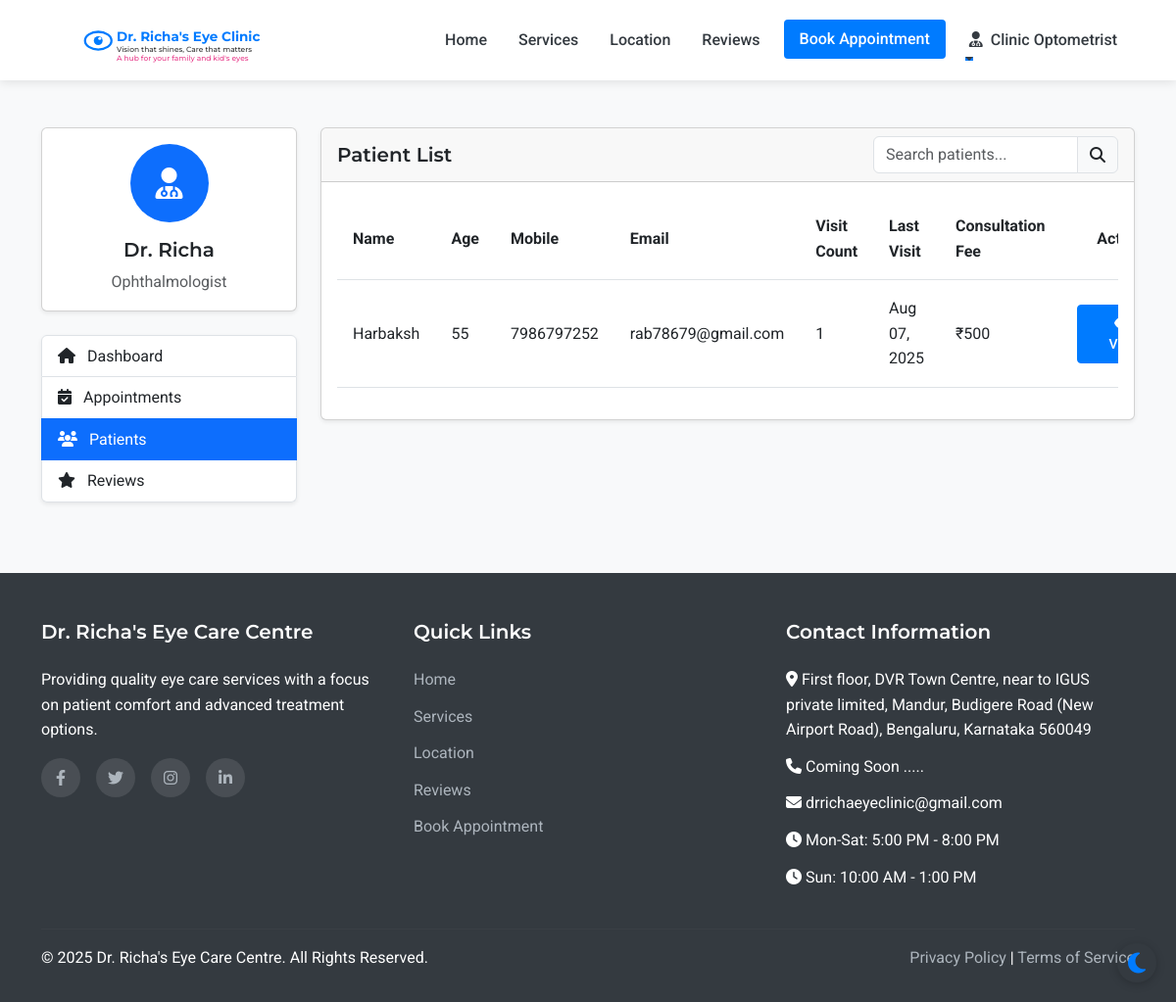
The app's page /admin/patients (signed in), older data.
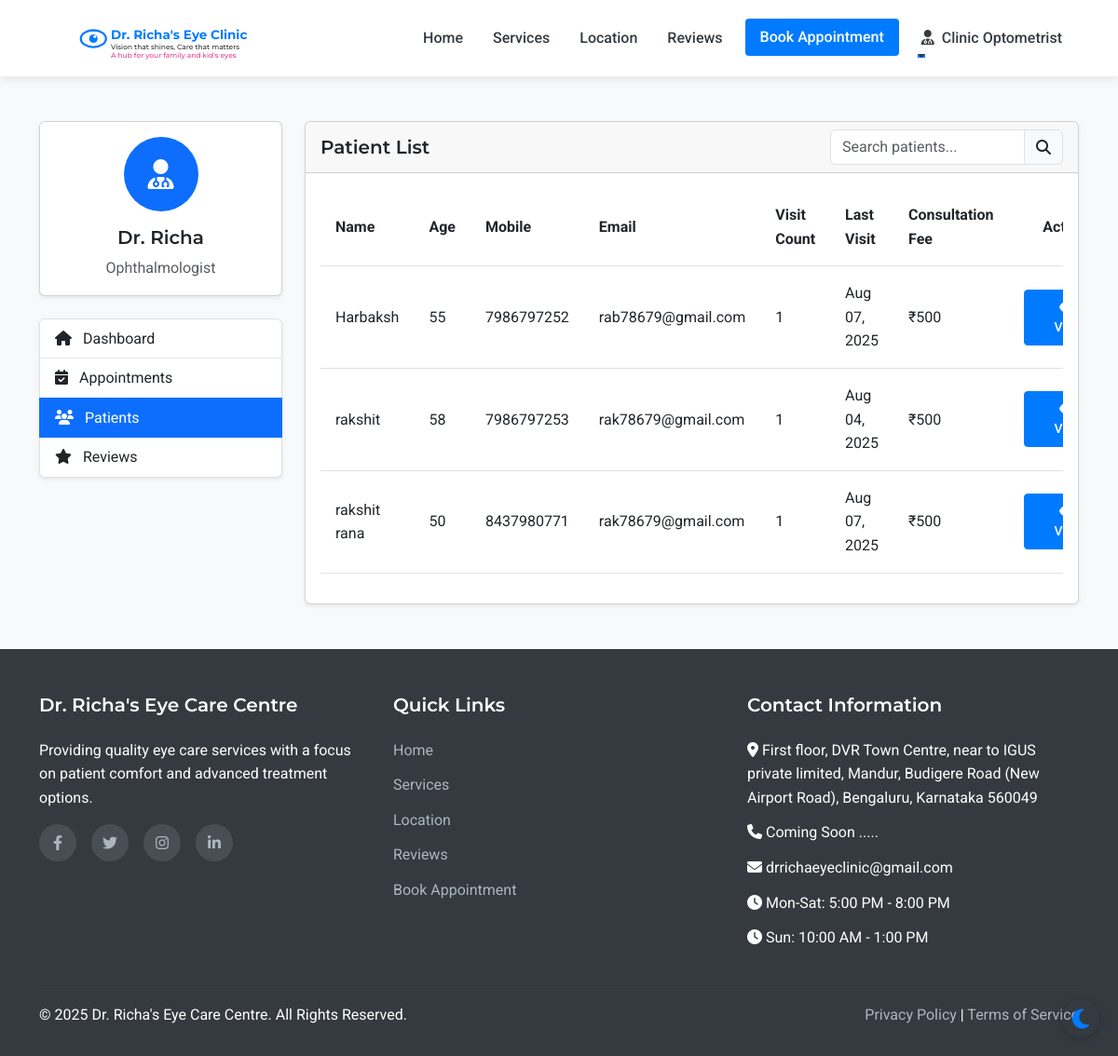
The same page, newer data.
### models.py (models this page shows, shortened)
class Patient(UserMixin, db.Model):
    id = db.Column(db.Integer, primary_key=True)
    full_name = db.Column(db.String(100), nullable=False)
    mobile_number = db.Column(db.String(15), nullable=False)
    email = db.Column(db.String(100), nullable=True)
    age = db.Column(db.Integer, nullable=False)
    sex = db.Column(db.String(10), nullable=True)
    password_hash = db.Column(db.String(256), nullable=True)
    is_registered = db.Column(db.Boolean, default=False)
    created_at = db.Column(db.DateTime, nullable=False, default=datetime.utcnow)
    appointments = db.relationship('Appointment', backref='patient', lazy=True)
    doctor_prescriptions = db.relationship('DoctorPrescription', backref='patient', lazy=True)
    optometrist_prescriptions = db.relationship('OptometristPrescription', backref='patient', lazy=True)

class Appointment(db.Model):
    id = db.Column(db.Integer, primary_key=True)
    patient_id = db.Column(db.Integer, db.ForeignKey('patient.id'), nullable=False)
    appointment_date = db.Column(db.Date, nullable=False)
    appointment_time = db.Column(db.Time, nullable=False)
    primary_issue = db.Column(db.Text, nullable=True)
    referral_info = db.Column(db.String(255), nullable=True)
    status = db.Column(db.String(20), default='scheduled')  # scheduled, completed, cancelled
    created_at = db.Column(db.DateTime, default=datetime.utcnow)
    consultation_fee = db.Column(db.Float, nullable=False, default=500.0)
    payment_status = db.Column(db.String(20), default='pending')  # pending, paid

### routes.py (the view)
@app.route('/admin/patients')
@login_required
def admin_patients():
    if not (isinstance(current_user, Admin) or isinstance(current_user, Doctor) or isinstance(current_user, Assistant)):
        flash('Access denied. Staff privileges required.', 'danger')
        return redirect(url_for('index'))
    patients = Patient.query.order_by(Patient.full_name).all()
    return render_template('admin/patients.html', patients=patients)

### app.py (called while the page is built)
@login_manager.user_loader
def load_user(user_id):
    from models import Doctor, Assistant, Admin, Patient
    try:
        if user_id.startswith('doctor_'):
            return Doctor.query.get(int(user_id.split('_')[1]))
        elif user_id.startswith('assistant_'):
            return Assistant.query.get(int(user_id.split('_')[1]))
        elif user_id.startswith('admin_'):
            return Admin.query.get(int(user_id.split('_')[1]))
        else:
            return Patient.query.get(int(user_id))
    except (ValueError, AttributeError):
        return None

### routes.py (called while the page is built)
@app.context_processor
def inject_now():
    return {'now': datetime.now()}

### templates/admin/patients.html (shortened to what the changed rows need)
{% extends 'layout.html' %}
{% block content %}
<section class="py-5 bg-light">
    <div class="container">
        <div class="row">
            <div class="col-lg-9">
                <div class="card shadow-sm">
                    <div class="card-body">
                        <div class="table-responsive">
                            <table class="table table-hover" id="patientsTable">
                                <thead>
                                    <tr>
                                        <th>Name</th>
                                        <th>Age</th>
                                        <th>Mobile</th>
                                        <th>Email</th>
                                        <th>Visit Count</th>
                                        <th>Last Visit</th>
                                        <th>Consultation Fee</th>
                                        <th class="text-center">Actions</th>
                                    </tr>
                                </thead>
                                <tbody>
                                    {% for patient in patients %}
                                        <tr>
                                            <td>{{ patient.full_name }}</td>
                                            <td>{{ patient.age }}</td>
                                            <td>{{ patient.mobile_number }}</td>
                                            <td>{{ patient.email }}</td>
                                            <td>{{ patient.appointments|length }}</td>
                                            <td>
                                                {% if patient.appointments %}
                                                    {% set last_appointment = patient.appointments|sort(attribute='appointment_date', reverse=True)|first %}
                                                    {{ last_appointment.appointment_date.strftime('%b %d, %Y') }}
                                                {% else %}
                                                    {{ patient.created_at.strftime('%b %d, %Y') }}
                                                {% endif %}
                                            </td>
                                            <td>₹500</td>
                                            <td>
                                                <a href="{{ url_for('admin_patient_view', patient_id=patient.id) }}" class="btn btn-sm btn-primary">
                                                    <i class="fas fa-eye me-1"></i> View
                                                </a>
                                            </td>
                                        </tr>
                                    {% endfor %}
                                </tbody>
                            </table>
                        </div>
                    </div>
                </div>
            </div>
        </div>
    </div>
</section>
{% endblock %}

Row changes from the older to the newer data that the page shows:
added Patient: full_name "rakshit", age "58", mobile_number "7986797253", email "rak78679@gmail.com", appointments|length "1"
added Appointment: appointment_date "Aug 04, 2025"
added Patient: full_name "rakshit rana", age "50", mobile_number "8437980771", email "rak78679@gmail.com", appointments|length "1"
added Appointment: appointment_date "Aug 07, 2025"
